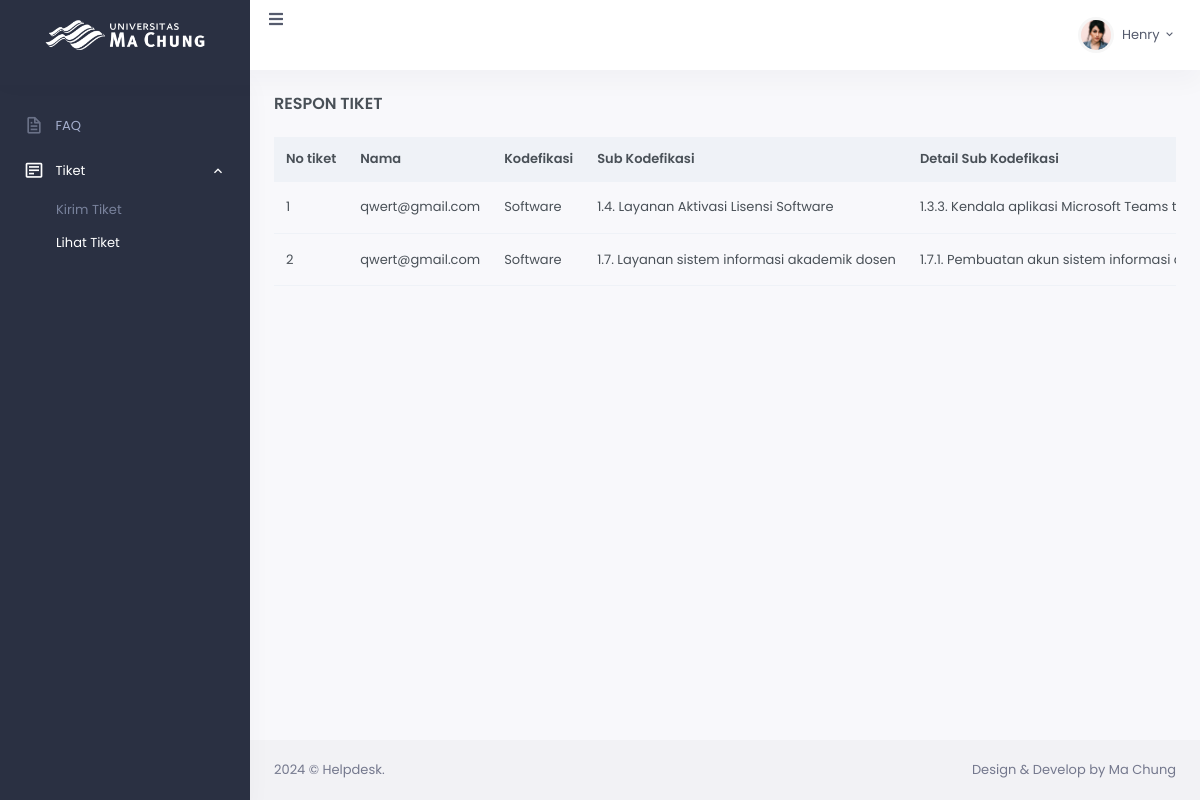
The page /lihat-tiket.php (signed in) on the database as committed earlier.
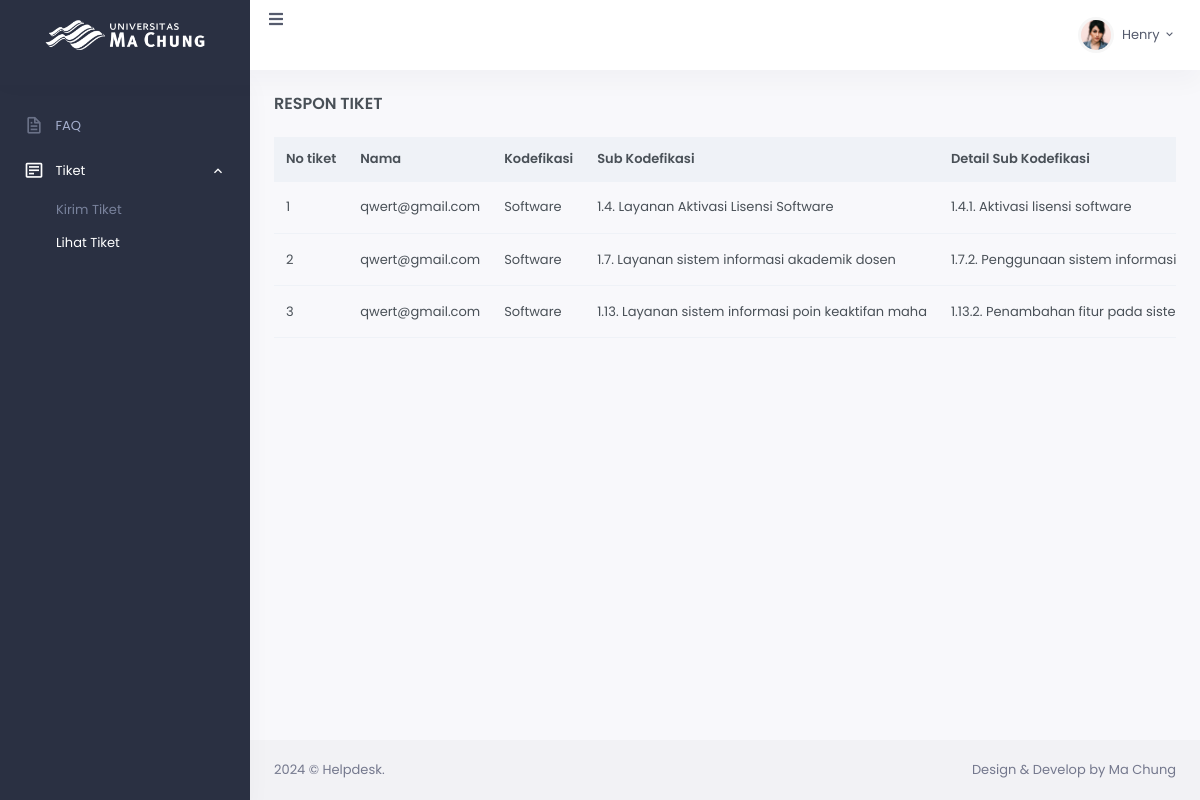
The same page on the database as committed later.
### tables this page shows
CREATE TABLE `transaksi_tiket` (
  `id_transaksi_tiket` int(255) NOT NULL,
  `id_user` int(255) NOT NULL,
  `id_kodefikasi_tiket` int(255) NOT NULL,
  `id_sub_kodefikasi_tiket` int(255) NOT NULL,
  `id_sub_sub_kodefikasi` int(255) NOT NULL,
  `id_status_tiket` int(255) NOT NULL,
  `id_rating` int(255) NOT NULL,
  `keluhan` varchar(255) NOT NULL,
  `respon_admin` varchar(255) NOT NULL,
  `tanggal_transaksi` timestamp NOT NULL DEFAULT current_timestamp() ON UPDATE current_timestamp()
);

CREATE TABLE `master_user` (
  `id_user` int(11) NOT NULL,
  `nama_user` varchar(100) NOT NULL,
  `username` varchar(100) NOT NULL,
  `password` varchar(100) NOT NULL,
  `hak_akses_user` enum('Admin','Mahasiswa','Dosen','Staff') NOT NULL
);

CREATE TABLE `master_kodefikasi_tiket` (
  `id_kodefikasi_tiket` int(255) NOT NULL,
  `name_kodefikasi_tiket` varchar(255) NOT NULL,
  `deskripsi` varchar(255) NOT NULL
);

CREATE TABLE `master_sub_kodefikasi_tiket` (
  `id_sub_kodefikasi_tiket` int(11) NOT NULL,
  `id_kodefikasi_tiket` int(11) NOT NULL,
  `nama_sub_kodefikasi_tiket` varchar(50) NOT NULL
);

CREATE TABLE `master_sub_sub_kodefikasi_tiket` (
  `id_sub_sub_kodefikasi_tiket` int(255) NOT NULL,
  `id_kodefikasi_tiket` int(255) NOT NULL,
  `id_sub_kodefikasi_tiket` int(255) NOT NULL,
  `nama_sub_sub_kodefikasi_tiket` varchar(255) NOT NULL,
  `deskripsi` varchar(255) NOT NULL
);

### lihat-tiket.php (the view, shortened to what this page needs)
<?php
include "config.php";
?>
<!doctype html>
<html lang="en">
<head>
    <link href="assets/css/bootstrap.min.css" id="bootstrap-style" rel="stylesheet" type="text/css" />
    <link href="assets/css/icons.min.css" rel="stylesheet" type="text/css" />
    <link href="assets/css/app.min.css" id="app-style" rel="stylesheet" type="text/css" />
</head>
<body data-sidebar="dark">
    <div id="layout-wrapper">
        <?php include "header.php"; ?>
        <div class="main-content">
            <div class="page-content">
                <div class="container-fluid">
                    <div class="row">
                        <div class="col-12">
                            <div class="page-title-box d-sm-flex align-items-center justify-content-between">
                                <h4 class="mb-sm-0 font-size-18">Respon Tiket</h4>
                            </div>
                        </div>
                    </div>
                    <div class="table-responsive">
                        <table class="table align-middle table-nowrap table-check">
                            <thead class="table-light">
                                <tr>
                                    <th class="align-middle">No tiket</th>
                                    <th class="align-middle">Nama</th>
                                    <th class="align-middle">Kodefikasi</th>
                                    <th class="align-middle">Sub Kodefikasi</th>
                                    <th class="align-middle">Detail Sub Kodefikasi</th>
                                </tr>
                            </thead>
                            <tbody>
                                <?php
                                $qry_tiket = mysqli_query(
                                    $conn,
                                    "SELECT transaksi_tiket.*, master_user.username AS nama_user,
                                    master_kodefikasi_tiket.name_kodefikasi_tiket,
                                    master_sub_kodefikasi_tiket.nama_sub_kodefikasi_tiket,
                                    master_sub_sub_kodefikasi_tiket.nama_sub_sub_kodefikasi_tiket,
                                    master_status_tiket.jenis_status_tiket
                                    FROM transaksi_tiket
                                    JOIN master_user ON master_user.id_user = transaksi_tiket.id_user
                                    JOIN master_kodefikasi_tiket ON master_kodefikasi_tiket.id_kodefikasi_tiket = transaksi_tiket.id_kodefikasi_tiket
                                    JOIN master_sub_kodefikasi_tiket ON master_sub_kodefikasi_tiket.id_sub_kodefikasi_tiket = transaksi_tiket.id_sub_kodefikasi_tiket
                                    JOIN master_sub_sub_kodefikasi_tiket ON master_sub_sub_kodefikasi_tiket.id_sub_sub_kodefikasi_tiket = transaksi_tiket.id_sub_sub_kodefikasi
                                    JOIN master_status_tiket ON master_status_tiket.id = transaksi_tiket.id_status_tiket
                                    ORDER BY transaksi_tiket.id_transaksi_tiket ASC"
                                );
                                $no = 0;
                                while ($data_tiket = mysqli_fetch_array($qry_tiket)) {
                                    $no++;
                                    ?>
                                    <tr>
                                        <td><?= $no ?></td>
                                        <td><?= $data_tiket['nama_user'] ?></td>
                                        <td><?= $data_tiket['name_kodefikasi_tiket'] ?></td>
                                        <td><?= $data_tiket['nama_sub_kodefikasi_tiket'] ?></td>
                                        <td><?= $data_tiket['nama_sub_sub_kodefikasi_tiket'] ?></td>
                                    </tr>
                                    <?php
                                }
                                ?>
                            </tbody>
                        </table>
                    </div>
                </div>
            </div>
            <footer class="footer">
                <div class="container-fluid">
                    <div class="row">
                        <div class="col-sm-6">
                            <script>document.write(new Date().getFullYear())</script> © Helpdesk.
                        </div>
                        <div class="col-sm-6">
                            <div class="text-sm-end d-none d-sm-block">
                                Design & Develop by Ma Chung
                            </div>
                        </div>
                    </div>
            </footer>
        </div>
    </div>
    </div>
</body>
</html>

Rows that differ between the two databases and show on the page:
changed through a linked row, transaksi_tiket "1.4. Layanan Aktivasi Lisensi Software": master_sub_sub_kodefikasi_tiket.nama_sub_sub_kodefikasi_tiket "1.3.3. Kendala aplikasi Microsoft Teams…" → "1.4.1. Aktivasi lisensi software"
changed through a linked row, transaksi_tiket "1.7. Layanan sistem informasi akademik dosen": master_sub_sub_kodefikasi_tiket.nama_sub_sub_kodefikasi_tiket "1.7.1. Pembuatan akun sistem informasi…" → "1.7.2. Penggunaan sistem informasi…"
added transaksi_tiket: id_user.username "qwert@gmail.com", id_kodefikasi_tiket.name_kodefikasi_tiket "Software", id_sub_kodefikasi_tiket.nama_sub_kodefikasi_tiket "1.13. Layanan sistem informasi poin keaktifan maha", master_sub_sub_kodefikasi_tiket.nama_sub_sub_kodefikasi_tiket "1.13.2. Penambahan fitur pada…"
